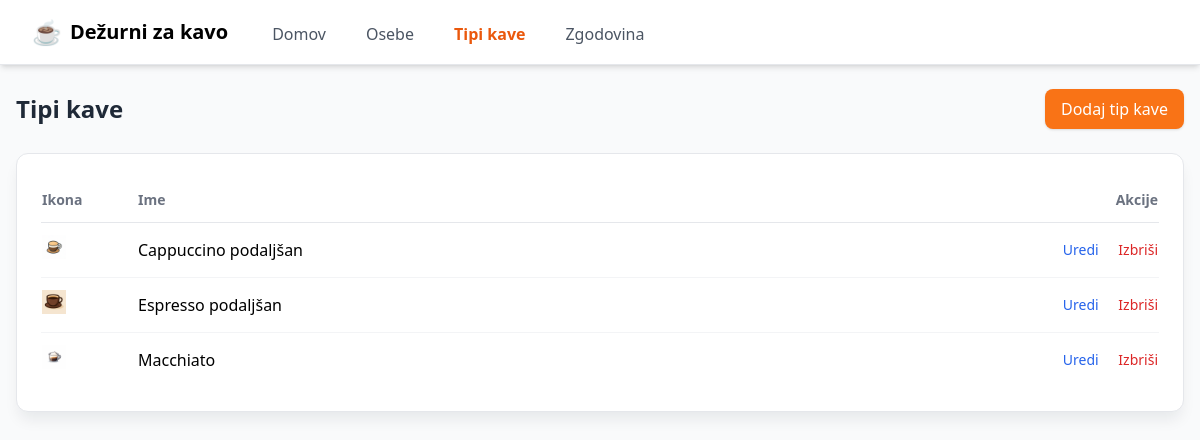
/coffee-types, run on the app's committed database.
### app.py (models this page shows)
class CoffeeType(db.Model):
    __tablename__ = "coffee_types"
    id = db.Column(db.Integer, primary_key=True)
    name = db.Column(db.String(100), nullable=False)
    icon = db.Column(db.String(100), nullable=True)
    active = db.Column(db.Boolean, default=True)
    created_at = db.Column(db.DateTime, default=datetime.utcnow)
    updated_at = db.Column(db.DateTime, default=datetime.utcnow,
                           onupdate=datetime.utcnow)
    people = db.relationship("Person", back_populates="default_coffee_type")

### app.py (the view)
@app.route("/coffee-types")
def coffee_types_list():
    coffee_types = CoffeeType.query.filter_by(active=True).order_by(CoffeeType.name).all()
    return render_template("coffee_types.html", coffee_types=coffee_types)

### templates/coffee_types.html (shortened to what this page needs)
{% extends "base.html" %}
{% block content %}
<div class="flex justify-between items-center mb-6">
    <h1 class="text-2xl font-bold text-gray-800">Tipi kave</h1>
    <button onclick="openAddModal()"
            class="bg-orange-500 hover:bg-orange-600 text-white px-4 py-2 rounded-lg shadow">
        Dodaj tip kave
    </button>
</div>
<div class="card p-6">
    <table class="min-w-full divide-y divide-gray-200">
        <thead>
        <tr class="text-left text-gray-500 text-sm">
            <th class="py-3 w-24">Ikona</th>
            <th class="py-3">Ime</th>
            <th class="py-3 text-right">Akcije</th>
        </tr>
        </thead>
        <tbody class="divide-y divide-gray-100">
        {% for ct in coffee_types %}
        <tr class="hover:bg-gray-50 transition">
            <td class="py-3">
                {% if ct.icon %}
                <div class="coffee-badge badge-sm inline-flex">
                    <img src="{{ ct.icon }}" class="w-6 h-6" alt="">
                </div>
                {% else %}
                <span class="text-gray-300">—</span>
                {% endif %}
            </td>
            <td class="py-3">
                <span class="font-medium">{{ ct.name }}</span>
            </td>
            <td class="py-3 text-right space-x-4 text-sm">
                <button onclick="openEditModal({{ ct.id }})"
                        class="text-blue-600 hover:underline">Uredi</button>
                <button onclick="openDeleteModal({{ ct.id }})"
                        class="text-red-600 hover:underline">Izbriši</button>
            </td>
        </tr>
        {% endfor %}
        </tbody>
    </table>
</div>
{% endblock %}

### templates/base.html (style rules this page uses)
.coffee-badge { @apply flex items-center justify-center rounded-full shadow-sm border; background-color: #f4e7d6; border-color: #d3c2a8; }
.badge-sm { @apply w-6 h-6; }
.coffee-badge img { @apply object-contain; }
body { background-color: #F9FAFB; }
.card { background-color: #FFFFFF; border-radius: 0.75rem; box-shadow: 0 10px 15px -3px rgba(15, 23, 42, 0.08); border: 1px solid #E5E7EB; }

### data on the page
CoffeeType: icon (picture), name "Cappuccino podaljšan"
CoffeeType: icon (picture), name "Espresso podaljšan"
CoffeeType: icon (picture), name "Macchiato"
